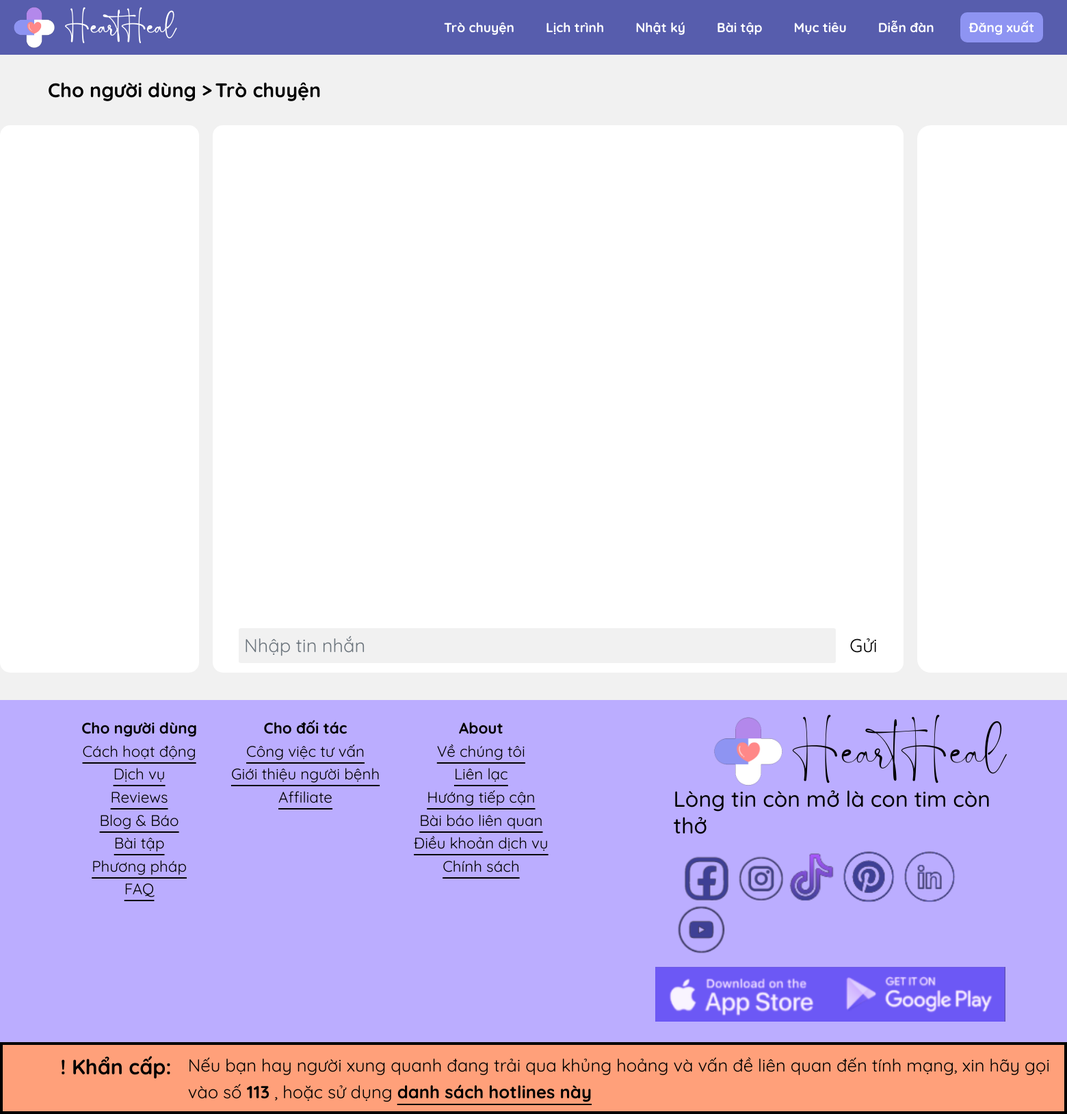
Page /chat-room (signed in) on the earlier database version.
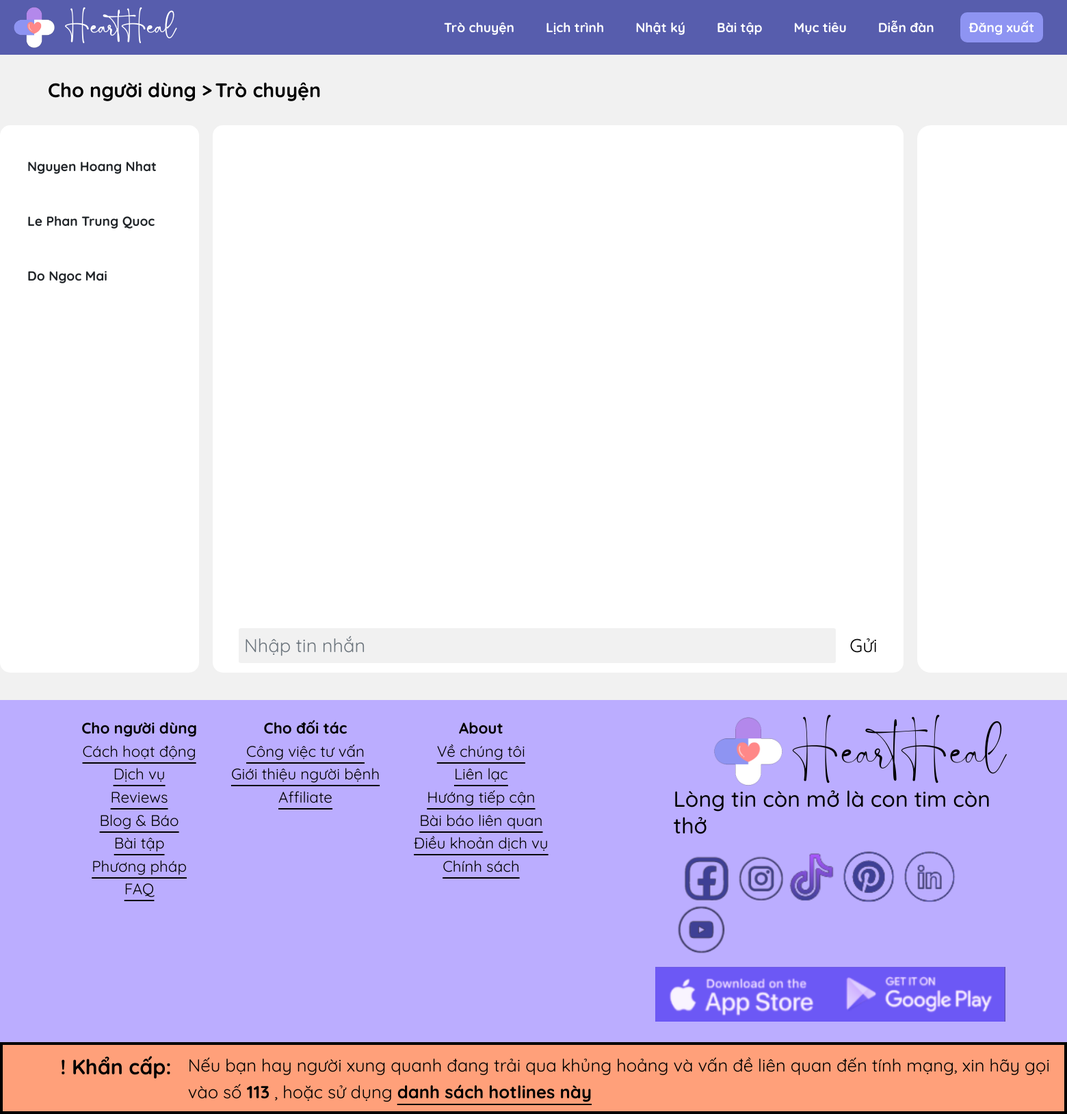
Same page on the later database version.
### HeartHeal/models/user.py (models this page shows, shortened)
class User(models.Model):
    name = models.CharField(max_length=255)
    phone = models.CharField(max_length=11, default=True)
    email = models.EmailField()
    password = models.CharField(max_length=100)
    image = models.ImageField(upload_to='imgs/', blank=True, null=True)
    assigned_doctor = models.ForeignKey('self',on_delete=models.CASCADE, blank=True, null=True)
    role = models.CharField(max_length=10, choices=ROLE, default='patient')
    doc_profile = models.TextField(null=True, blank=True)
    def get_user_by_id(id):
        try:
            return User.objects.get(id=id)
        except:
            return False
    def get_all_patient(therapist):
        try:
            return User.objects.filter(assigned_doctor=therapist)
        except:
            return False

### HeartHeal/views/chat.py (the view, shortened to what this page needs)
# urls.py: path('chat-room', chat_rooms.as_view(), name='chat-room'),
class chat_rooms(View):
    def get(self, request):
        if ('user' not in request.session):
            return redirect('login')
        current_user = User.get_user_by_id(request.session['user'])
        if current_user.role == 'patient':
            return redirect('chat-room', str(current_user.id) + "_" + str(current_user.assigned_doctor.id))
        elif current_user.role == 'doctor':
            patients = User.get_all_patient(current_user)
            data = {
                'patients' : patients
            }
            return render(request, 'chat_rooms.html', data)

### HeartHeal/templates/chat_rooms.html (shortened to what this page needs)
{% extends 'base_user.html' %}
{% load static %}
{% block css %}
<link rel="stylesheet" href="{% static 'css/chat.css' %}">
{% endblock %}
{% block navend %}
  <li class="nav-item custom-nav-item-pill">
    <form action="/dashboard" method="POST">
        <button type="submit" class="nav-link active"
        style="-webkit-appearance: none; -moz-appearance: none; outline: none; border: none; background: none; font-weight: bold;">
        Đăng xuất
    </button>
    </form>
  </li>
{% endblock %}
{% block content %}
<div class="crumb-line">
    <a class="custom-crumb" href="{% url 'dashboard' %}">
        Cho người dùng >
        </a>
    <a class="custom-crumb" href="{% url 'journal' %}">
        Trò chuyện
    </a>
</div>
<div id="chat">
    <div id="other-patients">
        {% for patient in patients %}
            <form action="{% url 'chat-room' %}" method="POST">
                <button type="submit" class="btn patient-btn">
                    {{patient.name}}
                </button>
            </form>
        {% endfor %}
    </div>
    <div id="chat-panel">
      <div id="chatBox">
      </div>
      <div id="message-form">
          <input class="form-control-sm form-control" placeholder="Nhập tin nhắn" id="chat-message-input" required>
          <input type="button" id="chat-message-submit" value="Gửi">
      </div>
    </div>
    <div id="info">
    </div>
</div>
{% endblock %}

Differences in the rows shown:
added User: name "Nguyen Hoang Nhat"
added User: name "Le Phan Trung Quoc"
added User: name "Do Ngoc Mai"
